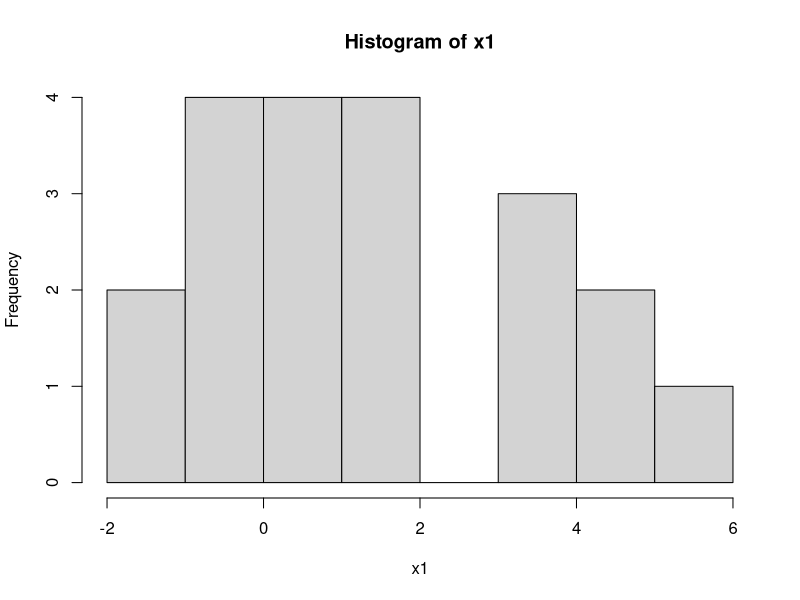

Here is the R script that generated this plot:
#R Project 10
#Name: Rida Ali Raza Syed
#Date: 04/21/2023
#Vnumber:V00927243


#a) Generate a matrix “ss” with 1000 rows and 10 columns. The elements of “ss” 
#are random samples from standard normal distribution.

ss <- matrix(rnorm(10000,0,1), nrow = 1000, ncol = 10)
#mean is 0 and sd is 1.

#b) Run the following lines:

mytest <- function(x) {
  
  return(t.test(x,mu=0)$p.value)
  
}

mytest(rnorm(100)) #this gives us the p value when we apply the one sample ttest.

#c) Conduct one sample t-test H0 : µ = 0 vs Ha : µ =/= 0 for each row of 
#“ss”. (Hint: use either functions apply() or for() and a function mytest()).

#H0:µ= 0 
#Ha:µ =/= 0 

#store p values in a container
pvalue <-numeric(length=nrow(ss))

for(i in 1:nrow(ss)){ #for loop which goes through each row of ss.
  pvalue[i]<-t.test(ss[i,],mu= 0) #the t.test performed on each row is then stored in the pvalue container.
}

pvalue #this generates the pavlue for all 1000 rows. 


#d)For the 1000 tests you conducted in c), what is the ratio of rejection if the significance level  α = 0.05? How about α = 0.1 or 0.01?

#For alpha =0.05

alpha <- 0.05
rejections1 <- sum(pvalue <= alpha)
ratio1 <- rejections1 / length(pvalue)

#the ratio of rejections is 0.486

#For alpha =0.01

alpha <- 0.01
rejections2 <- sum(pvalue <= alpha)
ratio2 <- rejections2 / length(pvalue)

#the ratio of rejection is 0.471.

#For alpha =0.1

alpha <- 0.1
rejections3 <- sum(pvalue <= alpha)
ratio3 <- rejections3 / length(pvalue)

#the ratio of rejection is 0.503.


########################################################################################################

#a) Load data set sleep and open the description file.
data(sleep)
sleep

help(sleep) #to get description file 

#b) Draw histogram for column “extra”. Comment on the shape of the histogram.

x1<-sleep$extra
hist(x1)
sd(x1)
summary(x1)

#Describing the distribution:
#Shape: The histogram has a somewhat symmetric distribution with a bar missing from 2-3.
#Center: The histogram is centered at 1.540.
#Spread: The spread is 2.01792
#Unusual features: There is a missing bar from x valyes 2-3.

#c) Define two vectors “x” and “y” as following: 

x<-sleep$extra[1:10]


y<-sleep$extra[11:20]

#d) Conduct two-sample t-test to check whether the means of x and y are 
#significantly different. Make sure to state your hypothesis, test statistic, 
#p-value, decision rule and conclusion for the test.

#H0: mu1=mu2
#HA: mu1 =/= mu2
#alpha = 0.10

t.test(x,y, alternative = c("two.sided"), mu= 0, paired = FALSE)

#p-value = 0.07939 < alpha=0.10. Therefore, the decision is to reject H0 and 
#conclude there is sufficient evidence to support that there is a difference in the mean
#values of x and y.

#e) Define a vector “z” as following:

z<-x-y


#f) Conduct one-sample t-test to check whether the mean of z is significantly
#different from 0.  

#H0: mu=0
#HA: mu =/= 0
#alpha = 0.10

t.test(z,mu=0)

#p-value = 0.002833 < alpha=0.10. Therefore, the decision is to reject H0 and 
#conclude there is sufficient evidence to support that the mean of z is significantly 
#different from 0. 


#side note:
mean(z) #the above test is proven by finding the mean of z which is -1.58.


